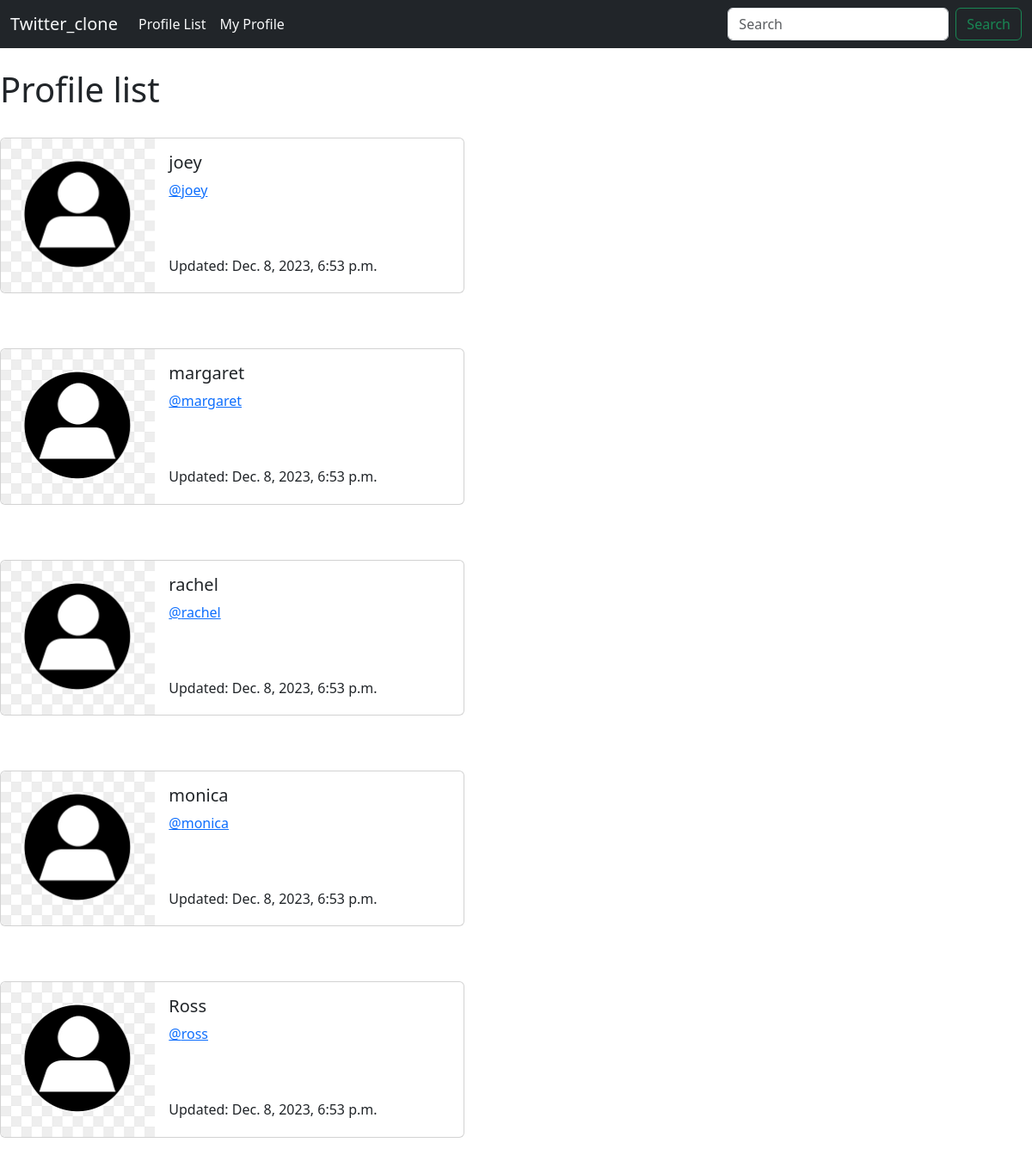
Screenshot of /profile_list/ (signed in) with the database file from the repository.
### Twitter_app/models.py (models this page shows, shortened)
class Profile(models.Model):
    user = models.OneToOneField(User, on_delete=models.CASCADE)
    follows = models.ManyToManyField('self', related_name='followed_by', symmetrical=False,blank = True)
    date_modified = models.DateTimeField(User, auto_now= True)

### Twitter_app/views.py (the view)
# urls.py: path('profile_list/', views.profile_list, name = "profile_list"),
def profile_list(request):
    profiles = Profile.objects.exclude(user = request.user)
    return render(request, 'profile_list.html', {"profiles": profiles})

### templates/profile_list.html
{%  extends "base.html" %}
{% load static%}
{%block content %}
<h1>Profile list</h1>
<br/>
{% if profiles%}
        {%for profile in profiles%}
        <div class="card mb-3" style="max-width: 540px;">
            <div class="row g-0">
              <div class="col-md-4">
                <img src="{% static "img/pngtree-default-male-avatar-png-image_2811083.jpg" %}" class="img-fluid rounded-start" alt="...">
              </div>
              <div class="col-md-8">
                <div class="card-body">
                  <h5 class="card-title">{{ profile.user.username }}</h5>
                  <p class="card-text"><a href= "{%url 'profile' profile.user.id %}">@{{ profile.user.username | lower }} </a></p><br><br>
                  <p class="card-text"><small class="text-body-secondary"></small> Updated: {{ profile.date_modified}}</small></p>
                </div>
              </div>
            </div>
          </div>
          <br><br>
        {% endfor %}
    {% endif %}
    {% endblock %}

### rows the page displays
Profile: user.username "joey", date_modified "Dec. 8, 2023, 6:53 p.m."
Profile: user.username "margaret", date_modified "Dec. 8, 2023, 6:53 p.m."
Profile: user.username "rachel", date_modified "Dec. 8, 2023, 6:53 p.m."
Profile: user.username "monica", date_modified "Dec. 8, 2023, 6:53 p.m."
Profile: user.username "Ross", user.username "ross", date_modified "Dec. 8, 2023, 6:53 p.m."
